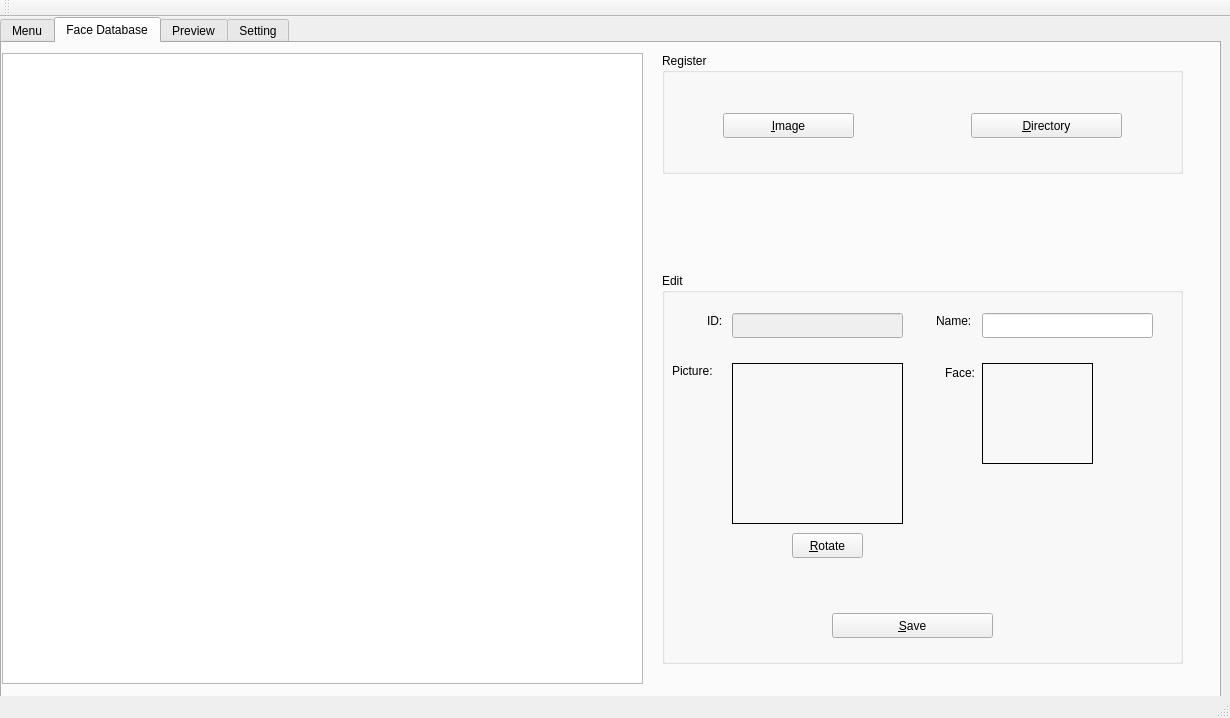
<?xml version="1.0" encoding="UTF-8"?>
<ui version="4.0">
 <class>MainWindow</class>
 <widget class="QMainWindow" name="MainWindow">
  <property name="geometry">
   <rect>
    <x>0</x>
    <y>0</y>
    <width>1230</width>
    <height>718</height>
   </rect>
  </property>
  <property name="windowTitle">
   <string>MainWindow</string>
  </property>
  <widget class="QWidget" name="centralWidget">
   <widget class="QTabWidget" name="tabWidget">
    <property name="geometry">
     <rect>
      <x>0</x>
      <y>0</y>
      <width>1221</width>
      <height>751</height>
     </rect>
    </property>
    <property name="currentIndex">
     <number>1</number>
    </property>
    <widget class="QWidget" name="tab_4">
     <attribute name="title">
      <string>Menu</string>
     </attribute>
     <widget class="QPushButton" name="menufacedbbtn">
      <property name="geometry">
       <rect>
        <x>190</x>
        <y>220</y>
        <width>171</width>
        <height>81</height>
       </rect>
      </property>
      <property name="text">
       <string>&amp;Face Database</string>
      </property>
     </widget>
     <widget class="QPushButton" name="menuopencamera">
      <property name="geometry">
       <rect>
        <x>190</x>
        <y>380</y>
        <width>171</width>
        <height>81</height>
       </rect>
      </property>
      <property name="text">
       <string>Open &amp;Camera</string>
      </property>
     </widget>
     <widget class="QPushButton" name="menusettingbtn">
      <property name="geometry">
       <rect>
        <x>701</x>
        <y>220</y>
        <width>171</width>
        <height>81</height>
       </rect>
      </property>
      <property name="text">
       <string>&amp;Setting</string>
      </property>
     </widget>
     <widget class="QPushButton" name="menuopenvideofile">
      <property name="geometry">
       <rect>
        <x>440</x>
        <y>383</y>
        <width>171</width>
        <height>81</height>
       </rect>
      </property>
      <property name="text">
       <string>Open &amp;Video</string>
      </property>
     </widget>
     <widget class="QPushButton" name="menuopenpicturefile">
      <property name="geometry">
       <rect>
        <x>706</x>
        <y>383</y>
        <width>171</width>
        <height>81</height>
       </rect>
      </property>
      <property name="text">
       <string>Open &amp;Image</string>
      </property>
     </widget>
    </widget>
    <widget class="QWidget" name="tab_2">
     <attribute name="title">
      <string>Face Database</string>
     </attribute>
     <widget class="QTableView" name="dbtableview">
      <property name="geometry">
       <rect>
        <x>0</x>
        <y>10</y>
        <width>641</width>
        <height>631</height>
       </rect>
      </property>
     </widget>
     <widget class="QGroupBox" name="groupBox">
      <property name="geometry">
       <rect>
        <x>660</x>
        <y>10</y>
        <width>521</width>
        <height>121</height>
       </rect>
      </property>
      <property name="title">
       <string>Register</string>
      </property>
      <widget class="QPushButton" name="addimagebtn">
       <property name="geometry">
        <rect>
         <x>61</x>
         <y>60</y>
         <width>131</width>
         <height>25</height>
        </rect>
       </property>
       <property name="text">
        <string>&amp;Image</string>
       </property>
      </widget>
      <widget class="QPushButton" name="addfilesbtn">
       <property name="geometry">
        <rect>
         <x>309</x>
         <y>60</y>
         <width>151</width>
         <height>25</height>
        </rect>
       </property>
       <property name="text">
        <string>&amp;Directory</string>
       </property>
      </widget>
     </widget>
     <widget class="QGroupBox" name="groupBox_2">
      <property name="geometry">
       <rect>
        <x>660</x>
        <y>230</y>
        <width>521</width>
        <height>391</height>
       </rect>
      </property>
      <property name="title">
       <string>Edit</string>
      </property>
      <widget class="QLabel" name="label_5">
       <property name="geometry">
        <rect>
         <x>45</x>
         <y>40</y>
         <width>21</width>
         <height>16</height>
        </rect>
       </property>
       <property name="text">
        <string>ID:</string>
       </property>
      </widget>
      <widget class="QLineEdit" name="db_editid">
       <property name="enabled">
        <bool>false</bool>
       </property>
       <property name="geometry">
        <rect>
         <x>70</x>
         <y>40</y>
         <width>171</width>
         <height>25</height>
        </rect>
       </property>
      </widget>
      <widget class="QLabel" name="label_3">
       <property name="geometry">
        <rect>
         <x>274</x>
         <y>40</y>
         <width>53</width>
         <height>16</height>
        </rect>
       </property>
       <property name="text">
        <string>Name:</string>
       </property>
      </widget>
      <widget class="QLineEdit" name="db_editname">
       <property name="geometry">
        <rect>
         <x>320</x>
         <y>40</y>
         <width>171</width>
         <height>25</height>
        </rect>
       </property>
      </widget>
      <widget class="QLabel" name="label_6">
       <property name="geometry">
        <rect>
         <x>10</x>
         <y>90</y>
         <width>53</width>
         <height>16</height>
        </rect>
       </property>
       <property name="text">
        <string>Picture:</string>
       </property>
      </widget>
      <widget class="QLabel" name="db_editpicture">
       <property name="geometry">
        <rect>
         <x>70</x>
         <y>90</y>
         <width>171</width>
         <height>161</height>
        </rect>
       </property>
       <property name="frameShape">
        <enum>QFrame::Shape::Box</enum>
       </property>
       <property name="frameShadow">
        <enum>QFrame::Shadow::Plain</enum>
       </property>
       <property name="text">
        <string/>
       </property>
      </widget>
      <widget class="QLabel" name="label_8">
       <property name="geometry">
        <rect>
         <x>283</x>
         <y>90</y>
         <width>41</width>
         <height>20</height>
        </rect>
       </property>
       <property name="text">
        <string>Face:</string>
       </property>
      </widget>
      <widget class="QLabel" name="db_editcrop">
       <property name="geometry">
        <rect>
         <x>320</x>
         <y>90</y>
         <width>111</width>
         <height>101</height>
        </rect>
       </property>
       <property name="frameShape">
        <enum>QFrame::Shape::Box</enum>
       </property>
       <property name="frameShadow">
        <enum>QFrame::Shadow::Plain</enum>
       </property>
       <property name="text">
        <string/>
       </property>
      </widget>
      <widget class="QPushButton" name="rotatebtn">
       <property name="geometry">
        <rect>
         <x>130</x>
         <y>260</y>
         <width>71</width>
         <height>25</height>
        </rect>
       </property>
       <property name="text">
        <string>&amp;Rotate</string>
       </property>
      </widget>
      <widget class="QPushButton" name="dbsavebtn">
       <property name="geometry">
        <rect>
         <x>170</x>
         <y>340</y>
         <width>161</width>
         <height>25</height>
        </rect>
       </property>
       <property name="text">
        <string>&amp;Save</string>
       </property>
      </widget>
     </widget>
    </widget>
    <widget class="QWidget" name="tab">
     <attribute name="title">
      <string>Preview</string>
     </attribute>
     <widget class="QLabel" name="previewlabel">
      <property name="geometry">
       <rect>
        <x>6</x>
        <y>26</y>
        <width>800</width>
        <height>600</height>
       </rect>
      </property>
      <property name="sizeIncrement">
       <size>
        <width>800</width>
        <height>600</height>
       </size>
      </property>
      <property name="frameShape">
       <enum>QFrame::Shape::Box</enum>
      </property>
      <property name="frameShadow">
       <enum>QFrame::Shadow::Plain</enum>
      </property>
      <property name="text">
       <string/>
      </property>
     </widget>
     <widget class="QPushButton" name="previewrunbtn">
      <property name="geometry">
       <rect>
        <x>831</x>
        <y>603</y>
        <width>101</width>
        <height>25</height>
       </rect>
      </property>
      <property name="text">
       <string>&amp;Run</string>
      </property>
     </widget>
     <widget class="QPushButton" name="previewstopbtn">
      <property name="geometry">
       <rect>
        <x>955</x>
        <y>603</y>
        <width>101</width>
        <height>25</height>
       </rect>
      </property>
      <property name="text">
       <string>&amp;Stop</string>
      </property>
     </widget>
     <widget class="QLabel" name="label_4">
      <property name="geometry">
       <rect>
        <x>816</x>
        <y>25</y>
        <width>71</width>
        <height>17</height>
       </rect>
      </property>
      <property name="text">
       <string>Record:</string>
      </property>
     </widget>
     <widget class="QLabel" name="recognize_label">
      <property name="geometry">
       <rect>
        <x>9</x>
        <y>4</y>
        <width>761</width>
        <height>17</height>
       </rect>
      </property>
      <property name="text">
       <string>open camera: 0</string>
      </property>
     </widget>
     <widget class="QTableView" name="previewtableview">
      <property name="geometry">
       <rect>
        <x>814</x>
        <y>46</y>
        <width>391</width>
        <height>551</height>
       </rect>
      </property>
     </widget>
     <widget class="QPushButton" name="previewclearbtn">
      <property name="geometry">
       <rect>
        <x>1076</x>
        <y>603</y>
        <width>101</width>
        <height>25</height>
       </rect>
      </property>
      <property name="text">
       <string>&amp;Clear </string>
      </property>
     </widget>
    </widget>
    <widget class="QWidget" name="tab_3">
     <attribute name="title">
      <string>Setting</string>
     </attribute>
     <widget class="QPushButton" name="settingsavebtn">
      <property name="geometry">
       <rect>
        <x>880</x>
        <y>470</y>
        <width>121</width>
        <height>51</height>
       </rect>
      </property>
      <property name="text">
       <string>&amp;Save</string>
      </property>
     </widget>
     <widget class="QGroupBox" name="groupBox_3">
      <property name="geometry">
       <rect>
        <x>110</x>
        <y>40</y>
        <width>661</width>
        <height>80</height>
       </rect>
      </property>
      <property name="title">
       <string>Face Detector</string>
      </property>
      <widget class="QLabel" name="label_2">
       <property name="geometry">
        <rect>
         <x>81</x>
         <y>40</y>
         <width>91</width>
         <height>20</height>
        </rect>
       </property>
       <property name="text">
        <string>Min Face Size:</string>
       </property>
      </widget>
      <widget class="QLineEdit" name="fdminfacesize">
       <property name="geometry">
        <rect>
         <x>180</x>
         <y>40</y>
         <width>113</width>
         <height>25</height>
        </rect>
       </property>
      </widget>
      <widget class="QLabel" name="label_11">
       <property name="geometry">
        <rect>
         <x>381</x>
         <y>40</y>
         <width>121</width>
         <height>20</height>
        </rect>
       </property>
       <property name="text">
        <string>Score Threshold:</string>
       </property>
      </widget>
      <widget class="QLineEdit" name="fdthreshold">
       <property name="geometry">
        <rect>
         <x>500</x>
         <y>40</y>
         <width>113</width>
         <height>25</height>
        </rect>
       </property>
      </widget>
     </widget>
     <widget class="QGroupBox" name="groupBox_4">
      <property name="geometry">
       <rect>
        <x>110</x>
        <y>140</y>
        <width>661</width>
        <height>80</height>
       </rect>
      </property>
      <property name="title">
       <string>Anti-Spoofing</string>
      </property>
      <widget class="QLineEdit" name="antispoofreality">
       <property name="geometry">
        <rect>
         <x>500</x>
         <y>40</y>
         <width>113</width>
         <height>25</height>
        </rect>
       </property>
      </widget>
      <widget class="QLabel" name="label_12">
       <property name="geometry">
        <rect>
         <x>49</x>
         <y>40</y>
         <width>131</width>
         <height>20</height>
        </rect>
       </property>
       <property name="text">
        <string>Clarity Threshold:</string>
       </property>
      </widget>
      <widget class="QLabel" name="label_13">
       <property name="geometry">
        <rect>
         <x>370</x>
         <y>40</y>
         <width>131</width>
         <height>20</height>
        </rect>
       </property>
       <property name="text">
        <string>Reality Threshold:</string>
       </property>
      </widget>
      <widget class="QLineEdit" name="antispoofclarity">
       <property name="geometry">
        <rect>
         <x>180</x>
         <y>40</y>
         <width>113</width>
         <height>25</height>
        </rect>
       </property>
      </widget>
     </widget>
     <widget class="QGroupBox" name="groupBox_5">
      <property name="geometry">
       <rect>
        <x>110</x>
        <y>250</y>
        <width>661</width>
        <height>151</height>
       </rect>
      </property>
      <property name="title">
       <string>Quality Assessor</string>
      </property>
      <widget class="QLineEdit" name="yawhighthreshold">
       <property name="geometry">
        <rect>
         <x>180</x>
         <y>40</y>
         <width>61</width>
         <height>25</height>
        </rect>
       </property>
      </widget>
      <widget class="QLabel" name="label_15">
       <property name="geometry">
        <rect>
         <x>37</x>
         <y>39</y>
         <width>141</width>
         <height>20</height>
        </rect>
       </property>
       <property name="text">
        <string>Yaw Score Between:</string>
       </property>
      </widget>
      <widget class="QLineEdit" name="yawlowthreshold">
       <property name="geometry">
        <rect>
         <x>297</x>
         <y>40</y>
         <width>61</width>
         <height>25</height>
        </rect>
       </property>
      </widget>
      <widget class="QLineEdit" name="pitchhighthreshold">
       <property name="geometry">
        <rect>
         <x>180</x>
         <y>90</y>
         <width>61</width>
         <height>25</height>
        </rect>
       </property>
      </widget>
      <widget class="QLabel" name="label_16">
       <property name="geometry">
        <rect>
         <x>31</x>
         <y>90</y>
         <width>151</width>
         <height>20</height>
        </rect>
       </property>
       <property name="text">
        <string>Pitch Score Between:</string>
       </property>
      </widget>
      <widget class="QLineEdit" name="pitchlowthreshold">
       <property name="geometry">
        <rect>
         <x>298</x>
         <y>90</y>
         <width>61</width>
         <height>25</height>
        </rect>
       </property>
      </widget>
      <widget class="QLabel" name="label_20">
       <property name="geometry">
        <rect>
         <x>362</x>
         <y>40</y>
         <width>51</width>
         <height>17</height>
        </rect>
       </property>
       <property name="text">
        <string>°</string>
       </property>
      </widget>
      <widget class="QLabel" name="label_21">
       <property name="geometry">
        <rect>
         <x>363</x>
         <y>89</y>
         <width>51</width>
         <height>17</height>
        </rect>
       </property>
       <property name="text">
        <string>°</string>
       </property>
      </widget>
      <widget class="QLabel" name="label_22">
       <property name="geometry">
        <rect>
         <x>245</x>
         <y>40</y>
         <width>51</width>
         <height>17</height>
        </rect>
       </property>
       <property name="text">
        <string>°  And</string>
       </property>
      </widget>
      <widget class="QLabel" name="label_23">
       <property name="geometry">
        <rect>
         <x>244</x>
         <y>90</y>
         <width>51</width>
         <height>17</height>
        </rect>
       </property>
       <property name="text">
        <string>°  And</string>
       </property>
      </widget>
     </widget>
     <widget class="QGroupBox" name="groupBox_6">
      <property name="geometry">
       <rect>
        <x>110</x>
        <y>430</y>
        <width>661</width>
        <height>91</height>
       </rect>
      </property>
      <property name="title">
       <string>Face Recognizer</string>
      </property>
      <widget class="QLineEdit" name="fr_threshold">
       <property name="geometry">
        <rect>
         <x>140</x>
         <y>30</y>
         <width>113</width>
         <height>25</height>
        </rect>
       </property>
      </widget>
      <widget class="QLabel" name="label_10">
       <property name="geometry">
        <rect>
         <x>56</x>
         <y>60</y>
         <width>81</width>
         <height>20</height>
        </rect>
       </property>
       <property name="text">
        <string>Model File:</string>
       </property>
      </widget>
      <widget class="QLineEdit" name="fr_modelpath">
       <property name="geometry">
        <rect>
         <x>140</x>
         <y>60</y>
         <width>471</width>
         <height>25</height>
        </rect>
       </property>
      </widget>
      <widget class="QLabel" name="label_14">
       <property name="geometry">
        <rect>
         <x>20</x>
         <y>30</y>
         <width>121</width>
         <height>20</height>
        </rect>
       </property>
       <property name="text">
        <string>Score Threshold:</string>
       </property>
      </widget>
      <widget class="QPushButton" name="settingselectmodelbtn">
       <property name="geometry">
        <rect>
         <x>620</x>
         <y>60</y>
         <width>21</width>
         <height>25</height>
        </rect>
       </property>
       <property name="text">
        <string>...</string>
       </property>
      </widget>
     </widget>
    </widget>
   </widget>
  </widget>
  <widget class="QMenuBar" name="menuBar">
   <property name="geometry">
    <rect>
     <x>0</x>
     <y>0</y>
     <width>1230</width>
     <height>22</height>
    </rect>
   </property>
  </widget>
  <widget class="QToolBar" name="mainToolBar">
   <attribute name="toolBarArea">
    <enum>TopToolBarArea</enum>
   </attribute>
   <attribute name="toolBarBreak">
    <bool>false</bool>
   </attribute>
  </widget>
  <widget class="QStatusBar" name="statusBar"/>
 </widget>
 <layoutdefault spacing="6" margin="11"/>
 <resources/>
 <connections/>
</ui>
